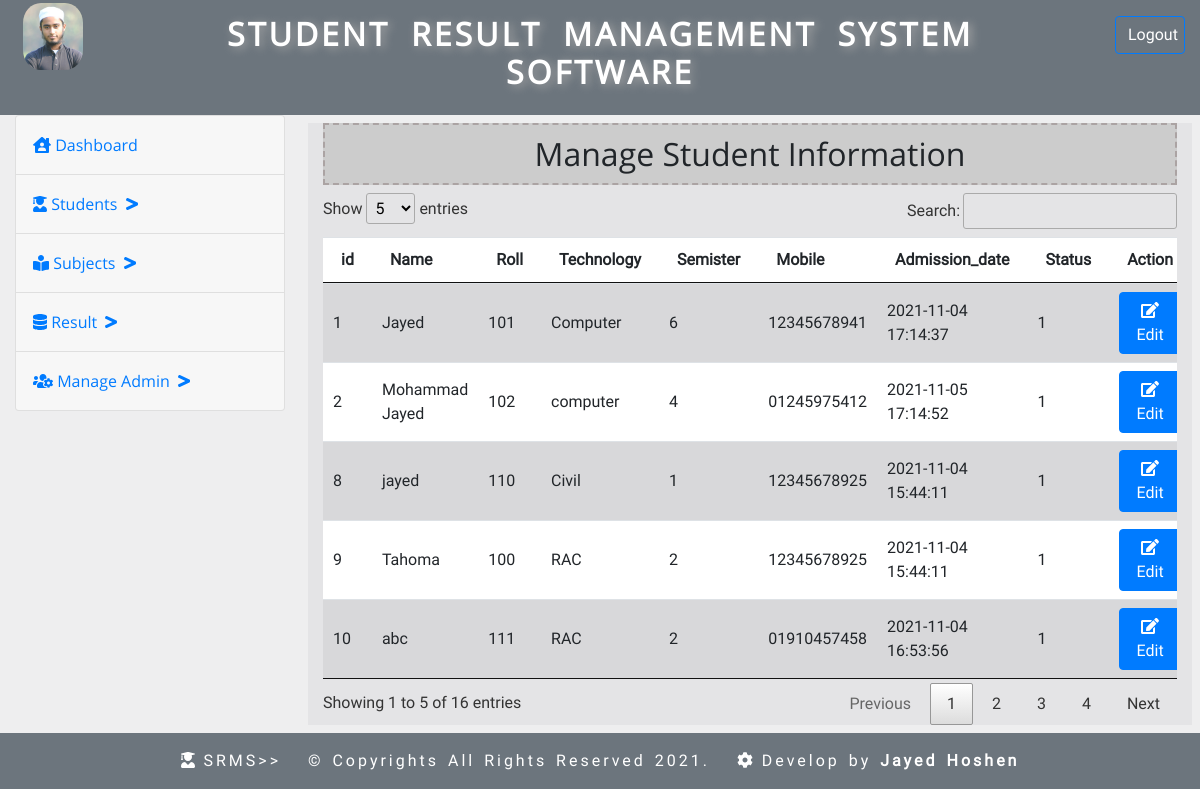
/ (signed in), run on an earlier commit of the app's database.
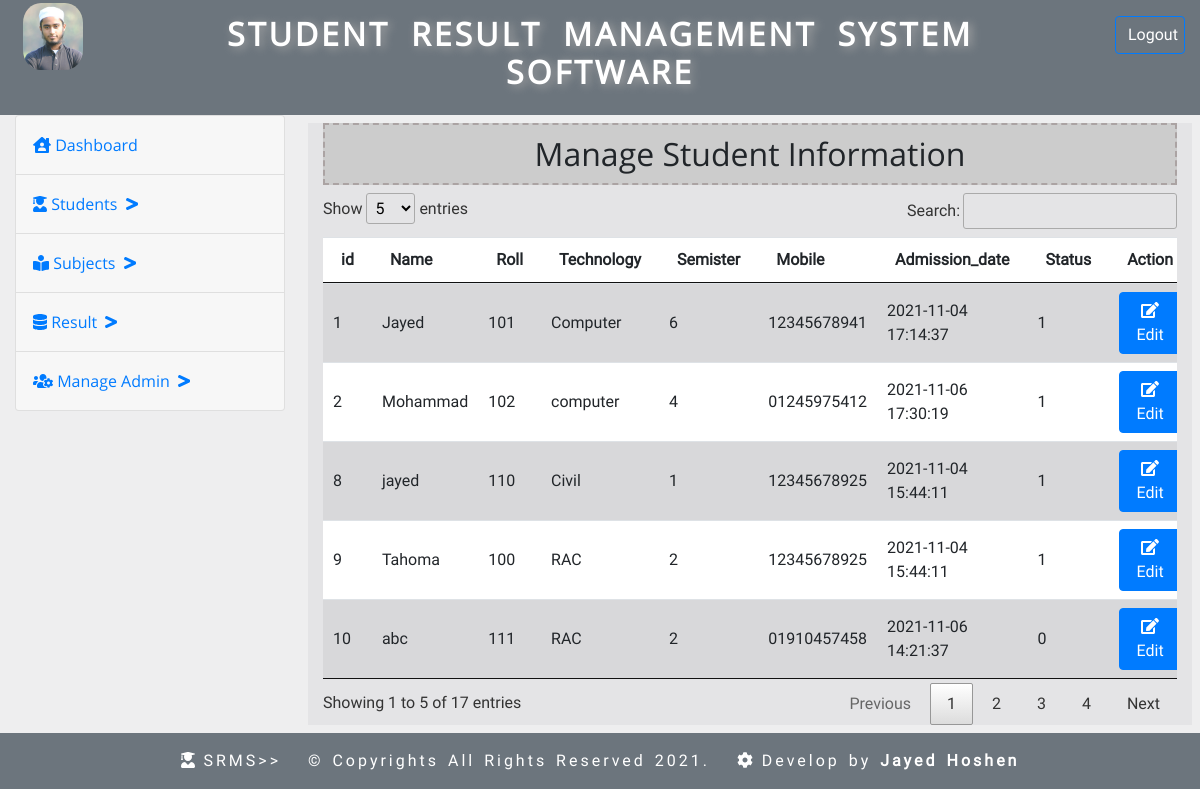
And on a later commit of the database.
### tables this page shows
CREATE TABLE `student_info` (
  `id` int(11) NOT NULL,
  `name` varchar(100) NOT NULL,
  `roll` int(11) NOT NULL,
  `do_birth` date NOT NULL,
  `tech` varchar(100) NOT NULL,
  `sem` tinyint(1) NOT NULL,
  `address` varchar(255) NOT NULL,
  `mobile` varchar(11) NOT NULL,
  `status` tinyint(1) NOT NULL,
  `reg_date` timestamp NOT NULL DEFAULT CURRENT_TIMESTAMP ON UPDATE CURRENT_TIMESTAMP
);

### index.php (called while the page is built)
<?php include_once('./inc/header.php'); ?>
<?php include_once('./manage_student.php'); ?>
<?php include_once('./inc/footer.php'); ?>

### manage_student.php (the view, shortened to what this page needs)
<?php include_once('./inc/header.php'); ?>
<h2 class="page_title">Manage Student Information</h2>
<div class="management_table table-responsive">
    <table class="table table-striped table-hover" id="manageTable">
        <thead style="background-color:#FFFFFF;">
            <tr>
                <th>id</th>
                <th>Name</th>
                <th>Roll</th>
                <th>Technology</th>
                <th>Semister</th>
                <th>Mobile</th>
                <th>Admission_date</th>
                <th>Status</th>
                <th>Action</th>
            </tr>
        </thead>
        <tbody>
            <?php
                $query = "SELECT * FROM student_info ORDER BY sem ASC, tech ASC, roll ASC";
                $result = mysqli_query($connection, $query);
                if (mysqli_num_rows($result) > 0) {
                    while ($row = mysqli_fetch_assoc($result)) {
                        $data = '';
                        $data .= '<tr>';
                        $data .= '<td>'.$row['id'].'</td>';
                        $data .= '<td>'.$row['name'].'</td>';
                        $data .= '<td>'.$row['roll'].'</td>';
                        $data .= '<td>'.$row['tech'].'</td>';
                        $data .= '<td>'.$row['sem'].'</td>';
                        $data .= '<td>'.$row['mobile'].'</td>';
                        $data .= '<td>'.$row['reg_date'].'</td>';
                        $data .= '<td>'.$row['status'].'</td>';
                        $data .= '<td>'.'<form action="edit_student.php" method="post">
                        <input type="hidden" name="stdid" value="'.$row['id'].'">
                        <button type="submit" class="btn btn-primary" style="cursor:pointer;">
                        <i class="fa fa-edit"></i> Edit</button></form>'.'</td>';
                        $data .= '</tr>';
                        echo $data;
                    }
                }
            ?>
        </tbody>
    </table>
</div>
<?php include_once('./inc/footer.php'); ?>

What changed in the data, as far as the page shows it:
changed student_info "abc": reg_date "2021-11-04 16:53:56" → "2021-11-06 14:21:37"; status "1" → "0"
changed student_info "computer": name "Mohammad Jayed" → "Mohammad"; reg_date "2021-11-05 17:14:52" → "2021-11-06 17:30:19"
Also different on the page:
text written by a page script: "Show entries Search: Showing 1 to 5 of 16 entries Previous 1 2 3 4 Next" → "Show entries Search: Showing 1 to 5 of 17 entries Previous 1 2 3 4 Next"
